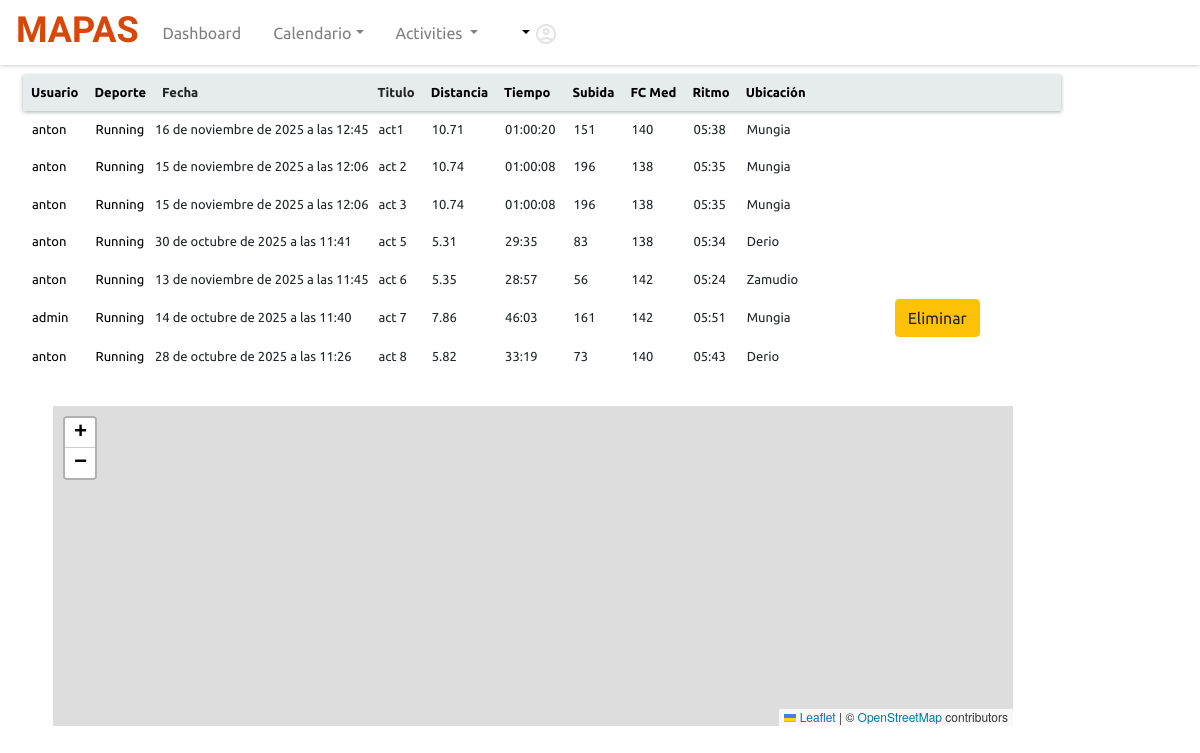
Page /all_activities (signed in) on the committed database.
### mapas/models.py (models this page shows, shortened)
class User(AbstractUser):
    edad = models.IntegerField(default=None, blank=True, null=True)
    altura = models.FloatField(max_length=20, default=None, blank=True, null=True)
    peso = models.FloatField(max_length=20, default=None, blank=True, null=True)
    fc_reposo = models.FloatField(max_length=20, default=None, blank=True, null=True)
    fc_max = models.FloatField(max_length=20, default=None, blank=True, null=True)
    card_z1 = models.FloatField(max_length=20, default=None, blank=True, null=True)
    card_z2 = models.FloatField(max_length=20, default=None, blank=True, null=True)
    card_z3 = models.FloatField(max_length=20, default=None, blank=True, null=True)
    card_z4 = models.FloatField(max_length=20, default=None, blank=True, null=True)
    pass

class Activity(models.Model):
    usuario = models.ForeignKey(User, on_delete=models.CASCADE, related_name="ruta_user", default=None)
    nombre = models.CharField(max_length=200)
    descripcion = models.TextField(blank=True)
    ubicacion = models.JSONField(default=list, blank=True, null=True)
    fecha = models.DateTimeField(default=None, blank=True, null=True)
    sport = models.CharField(max_length=200, default=None, blank=True, null=True)
    tiempo = models.FloatField(max_length=20, default=None, blank=True, null=True)
    distancia = models.FloatField(max_length=20, default=None, blank=True, null=True)
    subida = models.FloatField(max_length=20, default=None, blank=True, null=True)
    fc_med = models.FloatField(max_length=20, default=None, blank=True, null=True)
    ritmo = models.CharField(max_length=20, default=None, blank=True, null=True)
    created_at = models.DateTimeField(auto_now_add=True)
    url_archivo = models.CharField(max_length=200, blank=True)
    archivo_gpx = models.FileField(upload_to='rutas/', default=None)
    archivo_tcx = models.FileField(upload_to='rutas/', default=None)
    coordenadas = models.JSONField(default=list)
    altitudes = models.JSONField(default=list)
    distancias = models.JSONField(default=list)
    tiempos = models.JSONField(default=list)
    cadencias = models.JSONField(default=list)
    bpm = models.JSONField(default=list)
    lap_data = models.JSONField(default=list)
    acums = models.JSONField(default=list)
    imagen = models.CharField(max_length=200, default=None, blank=True, null=True)
    puntos = models.JSONField(default=list)

### mapas/views.py (the view)
# urls.py: path("all_activities", views.all_activities, name="all_activities"),
def all_activities(request):
    query_activities = Activity.objects.all();
    activities = crear_activities_plano(query_activities)
    if request.method == 'POST':
        return render(request, "mapas/activities.html", {
            "activities": activities
        })
    elif request.method == 'GET':
        return render(request, "mapas/activities.html", {
            "activities": activities,
            "state": 'asc',
            "my": "all"
        })

### mapas/tcx_parse_calc.py (called while the page is built)
def seconds_to_hms(sec):
    seconds = int(sec)
    h = int((seconds) / 3600);
    m = int(((seconds%3600)  / 60));
    s = int((seconds) % 60)
    if h < 1 :
        return f"{m:02}:{s:02}"
    else:
        return f"{h:02}:{m:02}:{s:02}"

### mapas/views.py (called while the page is built)
def crear_activities_plano(query_activities):
    activities = []
    for query_activity in query_activities:
        activity = {
            "id": query_activity.id,
            "usuario": query_activity.usuario.username,
            "deporte": query_activity.sport,
            "ubicacion": query_activity.ubicacion,
            "fecha": query_activity.fecha,
            "distancia": f"{query_activity.distancia:.2f}",
            "tiempo": seconds_to_hms(query_activity.tiempo),
            "fc_med": f"{query_activity.fc_med:.0f}",
            "titulo": query_activity.nombre,
            "subida": f"{query_activity.subida:.0f}",
            "ritmo": query_activity.ritmo
        }
        activities.append(activity)
    return activities

### mapas/templates/mapas/activities.html (shortened to what this page needs)
{% extends 'mapas/layout.html' %}
{% load static %}
{% block body %}
{% if user.is_authenticated %}
<div class="container-fluid">
    <table>
        <thead class="table-head">
            <tr>
                <th id="sort-usuario" class="p-2"><a href="{% url 'activities_sorted' my "usuario" state %}">Usuario</a></th>
                <th id="sort-deporte" class="p-2"><a href="{% url 'activities_sorted' my "sport" state %}">Deporte</a>
                </th>
                <th id="sort-fecha" class="p-2">Fecha</th>
                <th class="p-2">Titulo</th>
                <th id="sort-distancia" class="p-2"><a href="{% url 'activities_sorted' my "distancia" state %}">Distancia</a></th>
                <th id="sort-tiempo" class="p-2"><a href="{% url 'activities_sorted' my "tiempo" state %}">Tiempo</a></th>
                <th id="sort-subida" class="p-2"><a href="{% url 'activities_sorted' my "subida" state %}">Subida</a></th>
                <th id="sort-fc" class="p-2"><a href="{% url 'activities_sorted' my "fc_med" state %}">FC Med</a></th>
                <th id="sort-ritmo" class="p-2"><a href="{% url 'activities_sorted' my "ritmo" state %}">Ritmo</a></th>
                <th id="sort-ubicacion" class="p-2"><a href="{% url 'activities_sorted' my "ubicacion" state %}">Ubicación</a>
                </th>
                <th class="table-espacio p-2"></th>
                <th class="table-opciones p-2"></th>
                <th class="table-opciones p-2"></th>
            </tr>
        </thead>
        <tbody>
            {% for activity in activities %}
            <tr>
                <td>
                    <div class=" m-2">
                        <a href="{% url 'activity_view' activity.id %}">
                            <div>{{ activity.usuario }}</div>
                        </a>
                    </div>
                </td>
                <td>
                    <div class=" m-2">
                        <a href="{% url 'activity_view' activity.id %}">
                            <div>{{ activity.deporte }}</div>
                        </a>
                    </div>
                </td>
                <td>
                    <div class="m.2">{{ activity.fecha }}</div>
                </td>
                <td>
                    <div class="m-2">{{ activity.titulo }}</div>
                </td>
                <td>
                    <div class="m-2">{{ activity.distancia }}</div>
                </td>
                <td>
                    <div class="m-2">{{ activity.tiempo }}</div>
                </td>
                <td>
                    <div class="m-2">{{ activity.subida }}</div>
                </td>
                <td>
                    <div class="m-2">{{ activity.fc_med }}</div>
                </td>
                <td>
                    <div class="m-2">{{ activity.ritmo }}</div>
                </td>
                <td>
                    <div class="m-2">{{ activity.ubicacion.city }}</div>
                </td>
                <td>
                    {% if user.username == activity.usuario %}
                <td>
                    <a href="{% url 'delete_activity' activity.id %}"><button class="btn btn-warning"
                            type="button">Eliminar</button></a>
                </td>
                </td>
                {% endif %}
            </tr>
            {% empty %}
            <div>No activities</div>
            {% endfor %}
        </tbody>
    </table>
    </div>
    <div class="container-fluid">
        <div id="all_map"></div>
    </div>
{% endif %}
{% endblock %}

### mapas/static/mapas/styles.css (style rules this page uses)
table { font-size: small; }
a { color: #000; }
#all_map { height: 40vh; width:80vw; margin: 30px; }
body { position: relative; top: 75px; left: 8px; font-family: system-ui, -apple-system, BlinkMacSystemFont, 'Segoe UI', Roboto, Oxygen, Ubuntu, Cantarell, 'Open Sans', 'Helvetica Neue', sans-serif; }
.ubuntu-regular { font-family: "Ubuntu", sans-serif; font-weight: 400; font-style: normal; }
.table-head { background-color: #e6ebeb; border-color: 1px solid #a9abab; box-shadow: 0px 1px 4px #a9abab; }
.table-espacio { width: 5rem; }
.table-opciones { width: 5rem; }

### mapas/templates/mapas/layout.html (style rules this page uses)
#map, #all_map { height: 480px; }

### rows in the picture
User: usuario "anton" "anton" "anton" "anton" "anton" "anton"
Activity: deporte "Running", fecha "16 de noviembre de 2025 a las 12:45", titulo "act1", ritmo "05:38"
Activity: deporte "Running", fecha "15 de noviembre de 2025 a las 12:06", titulo "act 2", ritmo "05:35"
Activity: deporte "Running", fecha "15 de noviembre de 2025 a las 12:06", titulo "act 3", ritmo "05:35"
Activity: deporte "Running", fecha "30 de octubre de 2025 a las 11:41", titulo "act 5", ritmo "05:34"
Activity: deporte "Running", fecha "13 de noviembre de 2025 a las 11:45", titulo "act 6", ritmo "05:24"
User: usuario "admin"
Activity: deporte "Running", fecha "14 de octubre de 2025 a las 11:40", titulo "act 7", ritmo "05:51"
Activity: deporte "Running", fecha "28 de octubre de 2025 a las 11:26", titulo "act 8", ritmo "05:43"

### other values in the picture
{{ activity.distancia }} "10.71" "10.74" "10.74" "5.31" "5.35" "7.86" "5.82"
{{ activity.tiempo }} "01:00:20" "01:00:08" "01:00:08" "29:35" "28:57" "46:03" "33:19"
{{ activity.subida }} "151" "196" "196" "83" "56" "161" "73"
{{ activity.fc_med }} "140" "138" "138" "138" "142" "142" "140"
{{ activity.ubicacion.city }} "Mungia" "Mungia" "Mungia" "Derio" "Zamudio" "Mungia" "Derio"
